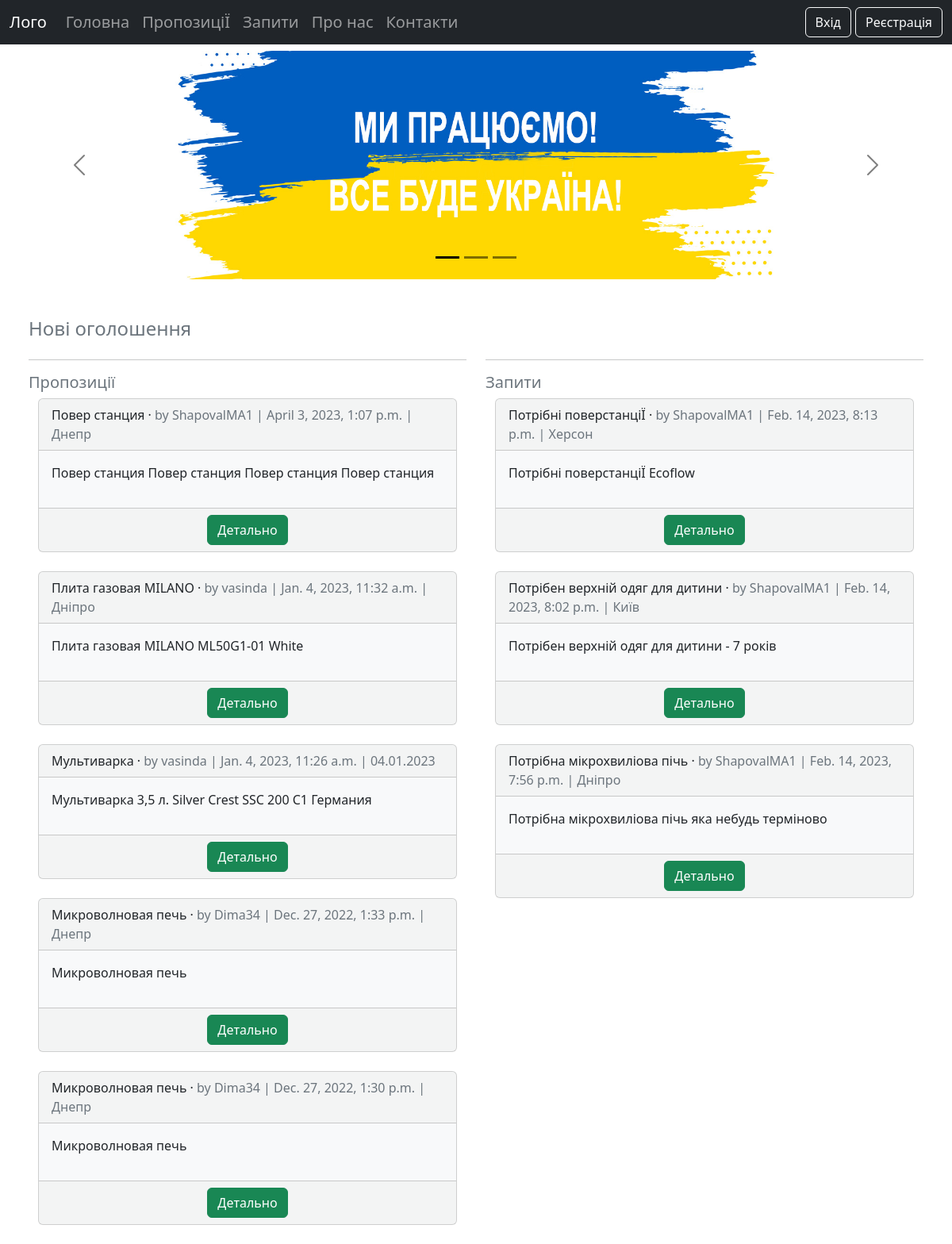
Before: / with the older database file.
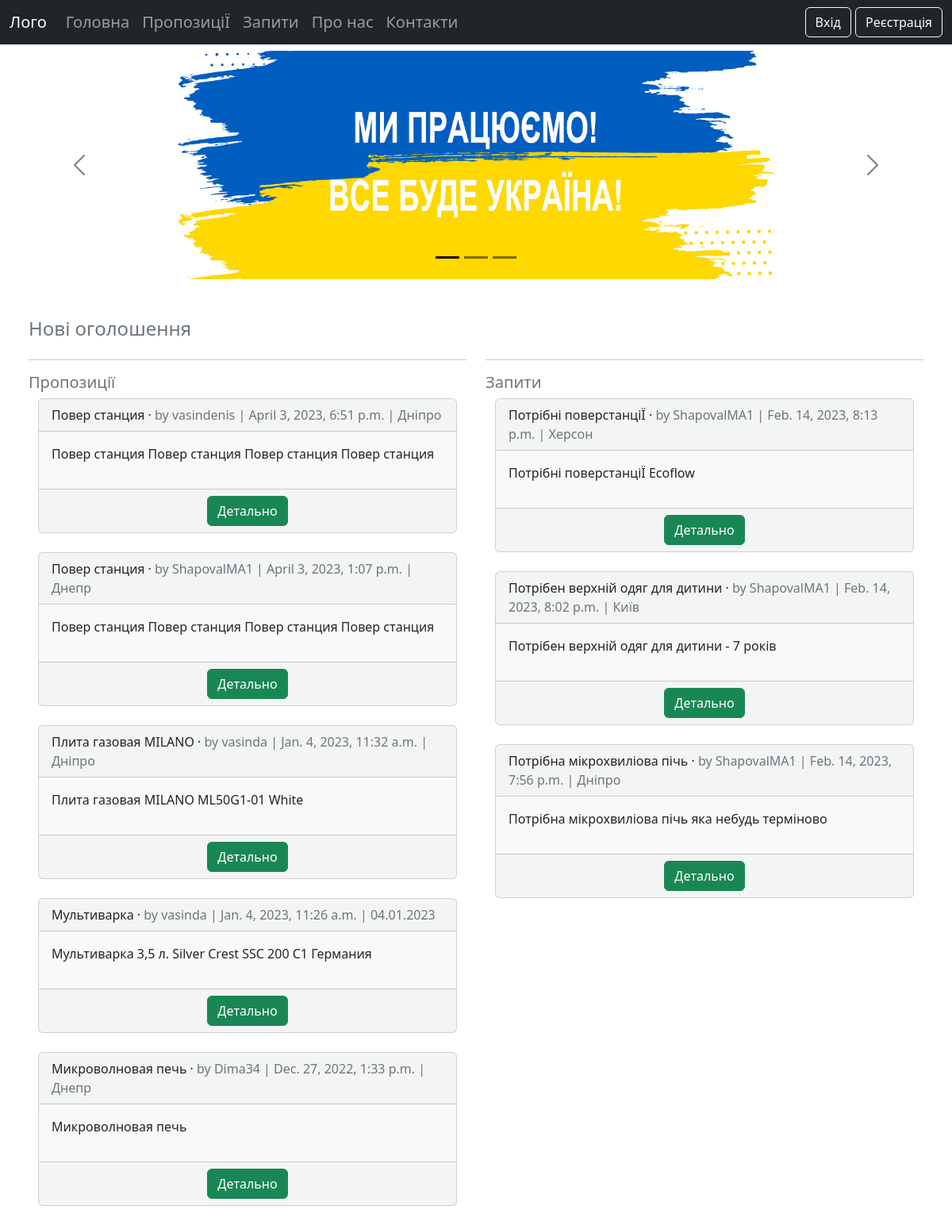
After: the same page with the newer database file.
### offers/models.py (models this page shows, shortened)
class Offers(models.Model):
    title = models.CharField(max_length=255)
    body = models.TextField('Опис', max_length=255)
    url_image = models.URLField(blank=True, null=True)
    location = models.TextField(blank=True)
    date = models.DateTimeField(auto_now_add=True)
    author = models.ForeignKey(
        'accounts.CustomUser',
        on_delete=models.CASCADE,
    )
    request = models.ForeignKey('requests.Requests', on_delete=models.CASCADE, blank=True, null=True)

### accounts/models.py (models this page shows)
class CustomUser(AbstractUser):
    phone = models.CharField(max_length=15)

### requests/models.py (models this page shows, shortened)
class Requests(models.Model):
    title = models.CharField(max_length=255)
    body = models.TextField('Опис', max_length=255)
    location = models.TextField(blank=True)
    date = models.DateTimeField(auto_now_add=True)
    author = models.ForeignKey(
        'accounts.CustomUser',
        on_delete=models.CASCADE,
    )

### pages/views.py (the view)
# urls.py: path("", HomePageView.as_view(), name="home"),
class HomePageView(ListView):
    model = Offers # why work without Requests model
    template_name = "home.html"
    def get_context_data(self, **kwargs):
        context = super().get_context_data(**kwargs)
        context['offers_list'] = Offers.objects.all().order_by('-date')[:5]
        context['requests_list'] = Requests.objects.all().order_by('-date')[:5]
        return context

### templates/home.html (shortened to what this page needs)
{% extends "base.html" %}
{% load static %}
{% block content %}
<div class="container-fluid">
    <div class="row">
        <div id="homepagecarousel" class="carousel carousel-dark slide d-none d-md-block" data-bs-ride="carousel">
            <div class="carousel-indicators">
                <button type="button" data-bs-target="#homepagecarousel" data-bs-slide-to="0" class="active"></button>
                <button type="button" data-bs-target="#homepagecarousel" data-bs-slide-to="1"></button>
                <button type="button" data-bs-target="#homepagecarousel" data-bs-slide-to="2"></button>
            </div>
            <div class="mx-auto col-xl-12 col-xxl-8">
                <div class="carousel-inner">
                    <div class="carousel-item active">
                        <img src="{% static 'img/ukr1.jpg' %}" alt="1" class="d-block" style="width:100%">
                    </div>
                </div>
            </div>
            <button class="carousel-control-prev" type="button" data-bs-target="#homepagecarousel" data-bs-slide="prev">
            <span class="carousel-control-prev-icon"></span>
            </button>
            <button class="carousel-control-next" type="button" data-bs-target="#homepagecarousel" data-bs-slide="next">
            <span class="carousel-control-next-icon"></span>
            </button>
        </div>
    </div>
    <div class="container-fluid mt-5">
        <h4 class="text-secondary">Нові оголошення</h4>
        <div class="row">
            <div class="col-md-6">
                <hr>
                <h5 class="text-secondary">Пропозиції</h5>
                {% for offers in offers_list %}
                <div class="container-fluid">
                    <div class="card card-list bg-light bg-opacity-50">
                        <div class="card-header">
                            <span class="font-weight-bold">{{ offers.title }}</span> &middot;
                            <span class="text-muted">by {{ offers.author }} |
                                {{ offers.date }} | {{ offers.location }}</span>
                        </div>
                        <div class="card-body bg-light post-entry">
                            <p>{{ offers.body }}</p>
                        </div>
                        <div class="card-footer text-center text-muted">
                            <a class = "btn btn-success" href="{% url 'offers_detail' offers.pk %}">Детально</a>
                        </div>
                    </div>
                    <br />
                </div>
                {% endfor %}
            </div>
            <div class="col-md-6">
                <hr>
                <h5 class="text-secondary">Запити</h5>
                {% for requests in requests_list %}
                <div class="container-fluid">
                    <div class="card card-list bg-light bg-opacity-50">
                        <div class="card-header">
                            <span class="font-weight-bold">{{ requests.title }}</span> &middot;
                            <span class="text-muted">by {{ requests.author }} |
                                {{ requests.date }} | {{ requests.location }}</span>
                        </div>
                        <div class="card-body bg-light post-entry">
                            <p>{{ requests.body }}</p>
                        </div>
                        <div class="card-footer text-center text-muted">
                            <a class = "btn btn-success" href="{% url 'requests_detail' requests.pk %}">Детально</a>
                        </div>
                    </div>
                    <br />
                </div>
                {% endfor %}
            </div>
        </div>
    </div>
</div>
{% endblock content %}

Changed rows visible on the page:
no longer on this page (row unchanged): Offers: title "Микроволновая печь", author "Dima34", date "Dec. 27, 2022, 1:30 p.m.", location "Днепр", body "Микроволновая печь"
added Offers: title "Повер станция", author "vasindenis", date "April 3, 2023, 6:51 p.m.", location "Дніпро", body "Повер станция Повер станция Повер станция Повер станция"
